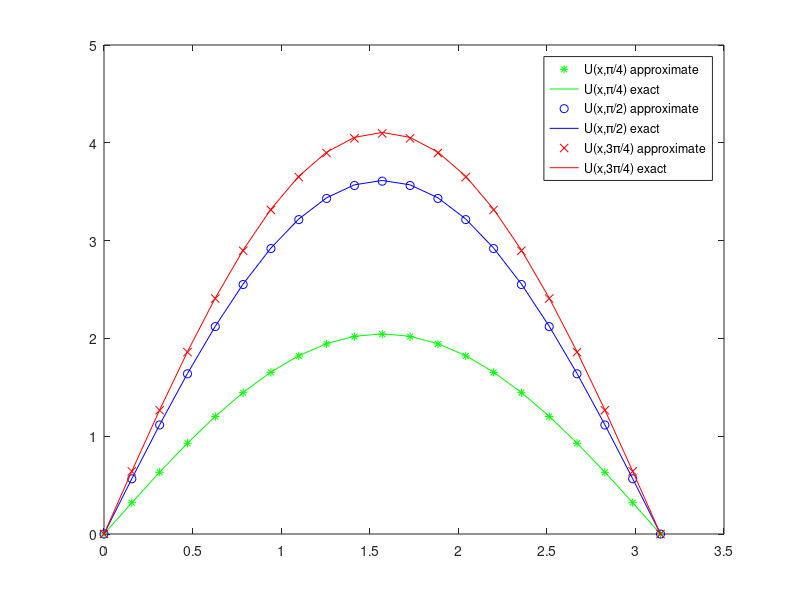
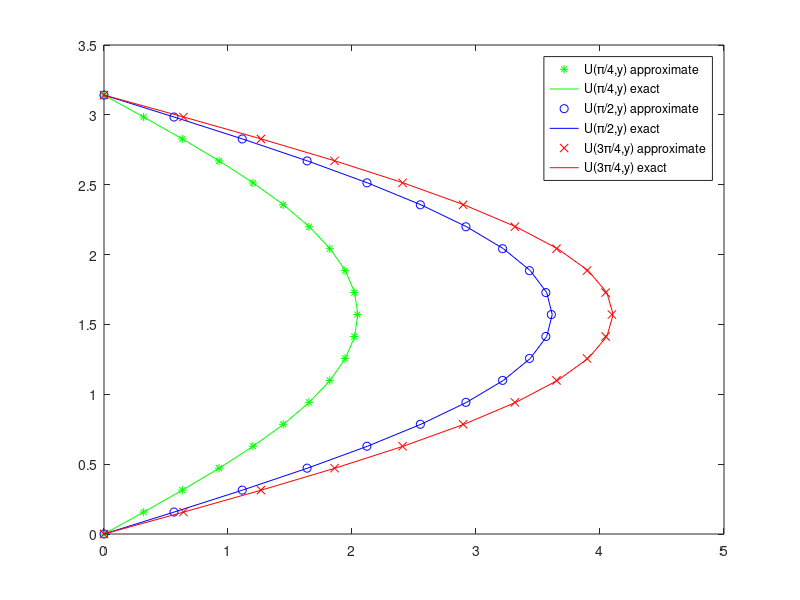

Reproduce these figures in MATLAB, in order.
% 2D Poisson Solver (x"+y"=f)
% Using Gauss-Seidel - Second centered difference approximation 
% Equal spaced nodes in x and y
clc
clear;

Nx = 10;         % N+1 node is at L, boundary
                % 1st node is on boundary at 0
Ny = Nx;        % This code assumes that the same number of nodes are used
                % in both x and y, but it can easily be changed
Lx = pi;        % x Domain for testing
Ly = pi;        % y Domain for testing
M = 1;			% M is given to be an integer, so choose 1
Uxnot = 0;      % Dirichlet BC (u=0) at x=0
Uynot = 0;      % Dirichlet BC (v=0) at y=0
UxL = 0;        % Dirichlet BC (u=0) at x=Lx
UyL = 0;        % Dirichlet BC (v=0) at y=Ly 

era = 0.00001;% Used to compare itteration results
fprintf('The solution to the 2D Poisson using Gauss-Seidel method:\n\n');
fprintf('Absolute error between itterations:   %1.1e\n\n', era);
fprintf('Number of equally spaced intervals in x:   %d\n', Nx);
fprintf('Number of equally spaced intervals in y:   %d\n', Ny);

% Define constants and RHS vector and apply BC to system
for k = 1:2
	Nx = k*Nx;              % Check to see difference between Nx and 2Nx
    Ny = k*Ny;              % Check to see difference between Ny and 2Ny
    max_er = 2*era;         % Initial error for while loop itteration stop condition
    it = 0;                 % iterations
    hx = Lx/Nx;             % Step size in x
    hy = Ly/Ny;             % Step size in y
   S_1 = -2*M;              % Create constants for equations to reduce the number 
   S_2x = hx*M;             % of operations within the loop
   S_2y = hy*M;             % Constant in y
   S_3x = hx*hx;       % multiply by .25 instead of divide by 4 (to better optomize) in x
   S_3y = hy*hy;       % Same as above but in y  
   S_4 = -2*S_3x-2*S_3y; %Constant for if delta x and delta y are not the same
   S_5=S_3x*S_3y;       %constant for f
    U = zeros(Nx+1,Ny+1);	% Create solution matix with initial guess of ZERO
    F = zeros(Nx+1,Ny+1);	% Create non homogeneous RHS vector
                            % Apply Dirichlet boundary conditions to solution matrix
    U(:,1) = Uxnot;         % LHS Boundary at x = 0 (LHS = left hand side)
  U(:,Nx+1) = UxL;          % RHS Boundary at x = L (RHS = right hand side)
  U(1,2:Ny) = Uynot;        % BHS Boundary at y = 0 (BHS = bottom hand side)
U(Nx+1,2:Ny) = UyL;     	% THS Boundary at y = Ly (THS = top hand side)

for i = 2:Nx             % Create RHS vector for all interior U, i,j = 1,N+1 on boundary		
        for j = 2:Ny 
       	F(i,j) = S_1*sin(S_2x*(j-1))*cosh(S_2y*(i-1));
        end
end

F = (S_5).*F;      %For Nx and Ny different than each other

%Do twice to compare N and 2N

while max_er > era          % RHS of Condition is percent error, no error in matrix can be larger than RHS

it = it + 1;                % Track the number of itterations with count
Uprev = U;                  % Must rewrite previous matrix so that can compare to new and determine error

for i = 2:Nx                % Gauss - Seidel itteration 
    for j = 2:Ny
		U(i,j) = (F(i,j)- S_3y.*U(i+1,j) -S_3y.* U(i-1,j) - S_3x.*U(i,j+1) - S_3x.*U(i,j-1) )/S_4;
		it_er(i,j) = abs( (U(i,j) - Uprev(i,j)));
    end
end
max_er = max(it_er(:));
end

for i=1:Nx+1
    for j = 2:Ny+1
    Uexact(i,j) = (Ly-(i-1)*hy)*sin(S_2x*(j-1))*sinh(S_2y*(i-1));
    end
end

for i = 2:Nx
    for j = 2:Ny
    L1_er(i,j) = abs( Uexact(i,j) - U(i,j));    
    end
end
if k == 2
	U2N = U;
    U2Ne= Uexact;
    L1err2N = (1/(Nx-1)^2) * sum(L1_er(:)); %Unsure how to do L1 error if using a different N for x and for y
    fprintf('Number of equally spaced intervals in x:   %d\n', Nx);
    fprintf('Number of equally spaced intervals in y:   %d\n', Ny);
    fprintf('Mean L1 error of all internal points: %1.5f\n\n', L1err2N);
else
    UN = U;
    UNe = Uexact;
    L1errN = (1/(Nx-1)^2) * sum(L1_er(:));
    fprintf('Mean L1 error of all internal points: %1.5f\n\n', L1errN);
end
end
% Plot and table data
x = linspace(0,pi,Nx+1);
figure;
plot(x,U2N(Nx/4+1,:),'g*',x,U2Ne(Nx/4+1,:),'g',x,U2N(Nx/2+1,:),'bo',x,U2Ne(Nx/2+1,:),'b',x,U2N(3*Nx/4+1,:),'rx',x,U2Ne(3*Nx/4+1,:),'r');
legend('U(x,\pi/4) approximate','U(x,\pi/4) exact','U(x,\pi/2) approximate','U(x,\pi/2) exact','U(x,3\pi/4) approximate','U(x,3\pi/4) exact');
figure(2);
y = linspace(0,pi,Ny+1);
plot(U2N(Ny/4+1,:),y,'g*',U2Ne(Ny/4+1,:),y,'g',U2N(Ny/2+1,:),y,'bo',U2Ne(Ny/2+1,:),y,'b',U2N(3*Ny/4+1,:),y,'rx',U2Ne(3*Ny/4+1,:),y,'r');
legend('U(\pi/4,y) approximate','U(\pi/4,y) exact','U(\pi/2,y) approximate','U(\pi/2,y) exact','U(3\pi/4,y) approximate','U(3\pi/4,y) exact');